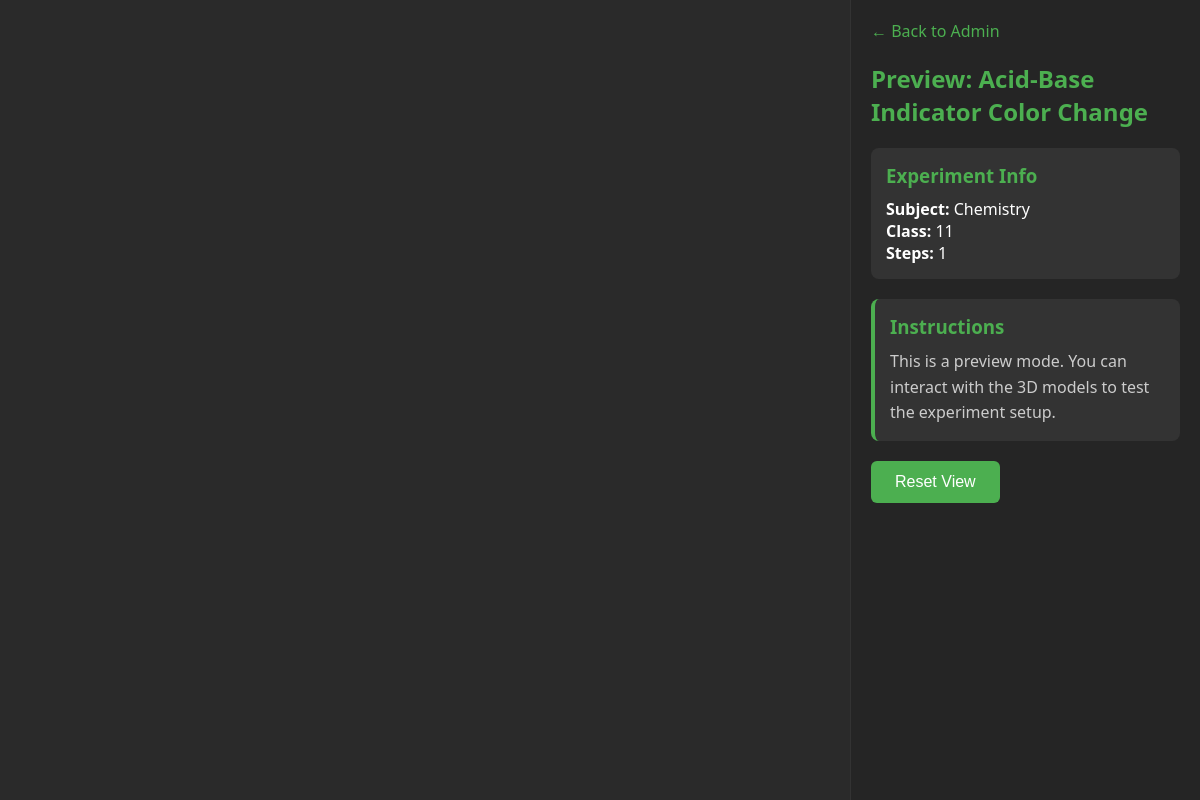
Screenshot of /admin/preview.php?id=exp_6982ba60d7448 with the database file from the repository.
### tables this page shows
CREATE TABLE experiments (
    id VARCHAR(50) PRIMARY KEY,
    title VARCHAR(255) NOT NULL,
    subject VARCHAR(50) NOT NULL,
    class VARCHAR(10) NOT NULL,
    config_json TEXT NOT NULL,
    created_at DATETIME DEFAULT CURRENT_TIMESTAMP,
    updated_at DATETIME DEFAULT CURRENT_TIMESTAMP
);

### admin/config/database.php (called while the page is built, shortened)
<?php
function getDBConnection() {
    try {
        if (DB_TYPE === 'sqlite') {
            $dbPath = DB_SQLITE_PATH;
            try {
                $db = new PDO('sqlite:' . $dbPath);
                $db->setAttribute(PDO::ATTR_ERRMODE, PDO::ERRMODE_EXCEPTION);
                return $db;
            } catch (PDOException $e) {
                throw new Exception("Failed to create SQLite database: " . $e->getMessage() . " (Path: " . $dbPath . ")");
            }
        }
    } catch (PDOException $e) {
        throw new Exception("Database connection failed: " . $e->getMessage());
    } catch (Exception $e) {
        throw $e;
    }
}

### admin/classes/Database.php (called while the page is built, shortened)
<?php
require_once __DIR__ . '/../config/database.php';
class Database {
    private $db;
    public function __construct() {
        $this->db = getDBConnection();
    }
    private function initTables() {
        try {
            $schemaFile = __DIR__ . '/../config/schema.sql';
            $sql = file_get_contents($schemaFile);
            if (DB_TYPE === 'sqlite') {
                $statements = explode(';', $sql);
                foreach ($statements as $statement) {
                    $statement = trim($statement);
                    if (!empty($statement) && !preg_match('/^\s*--/', $statement)) {
                        try {
                            $this->db->exec($statement);
                        } catch (PDOException $e) {
                            if (strpos($e->getMessage(), 'already exists') === false) {
                                error_log('Schema execution error: ' . $e->getMessage());
                            }
                        }
                    }
                }
            } else {
                try {
                    $this->db->exec($sql);
                } catch (PDOException $e) {
                    error_log('Schema execution error: ' . $e->getMessage());
                }
            }
        } catch (Exception $e) {
            error_log('initTables error: ' . $e->getMessage());
        }
    }
    public function getExperiment($id) {
        $stmt = $this->db->prepare("SELECT * FROM experiments WHERE id = ?");
        $stmt->execute([$id]);
        $exp = $stmt->fetch(PDO::FETCH_ASSOC);
        $config = json_decode($exp['config_json'], true);
        $exp['models'] = $config['models'] ?? [];
        $exp['initialState'] = $config['initialState'] ?? [];
        $exp['reactions'] = $config['reactions'] ?? [];
        $stepStmt = $this->db->prepare("
            SELECT * FROM experiment_steps
            WHERE experiment_id = ?
            ORDER BY step_order
        ");
        $stepStmt->execute([$id]);
        $steps = $stepStmt->fetchAll(PDO::FETCH_ASSOC);
        $exp['steps'] = $steps;
        $stateStmt = $this->db->prepare("
            SELECT * FROM experiment_initial_state
            WHERE experiment_id = ?
        ");
        $stateStmt->execute([$id]);
        $states = $stateStmt->fetchAll(PDO::FETCH_ASSOC);
        $configInitialState = $config['initialState'] ?? [];
        $initialState = [];
        foreach ($states as $state) {
            $objectName = $state['object_name'];
            $configState = null;
            foreach ($configInitialState as $cs) {
                if (isset($cs['objectName']) && $cs['objectName'] === $objectName) {
                    $configState = $cs;
                    break;
                }
            }
            $initialState[] = [
                'objectName' => $objectName,
                'volume' => $state['volume'],
                'temperature' => $state['temperature'],
                'contents' => !empty($state['contents_json']) ? json_decode($state['contents_json'], true) : [],
                'initialColor' => $configState['initialColor'] ?? null,
                'boilingColor' => $configState['boilingColor'] ?? null,
                'coolingColor' => $configState['coolingColor'] ?? null
            ];
        }
        $exp['initialState'] = $initialState;
        return $exp;
    }
}

### admin/preview.php (the view, shortened to what this page needs)
<?php
require_once __DIR__ . '/classes/Database.php';
$db = new Database();
$id = $_GET['id'] ?? null;
$exp = $db->getExperiment($id);
?>
<!DOCTYPE html>
<html lang="en">
<head>
</head>
<body>
    <div id="container">
        <div id="canvas-container"></div>
        <div id="sidebar">
            <a href="index.php" class="back-link">← Back to Admin</a>
            <h2>Preview: <?= htmlspecialchars($exp['title']) ?></h2>
            <div class="info-panel">
                <h3>Experiment Info</h3>
                <p><strong>Subject:</strong> <?= htmlspecialchars($exp['subject']) ?></p>
                <p><strong>Class:</strong> <?= htmlspecialchars($exp['class']) ?></p>
                <p><strong>Steps:</strong> <?= count($exp['steps'] ?? []) ?></p>
            </div>
            <div class="step-info" id="step-info">
                <h3>Instructions</h3>
                <p>This is a preview mode. You can interact with the 3D models to test the experiment setup.</p>
            </div>
            <div class="controls">
                <button id="reset-btn">Reset View</button>
            </div>
        </div>
    </div>
</body>
</html>

### admin/preview.php (style rules this page uses)
* { margin: 0; padding: 0; box-sizing: border-box; }
body { font-family: 'Segoe UI', Tahoma, Geneva, Verdana, sans-serif; background: #1a1a1a; color: #fff; overflow: hidden; }
#container { display: flex; height: 100vh; }
#canvas-container { flex: 1; position: relative; background: #2a2a2a; }
#sidebar { width: 350px; background: #252525; padding: 20px; overflow-y: auto; border-left: 1px solid #333; }
h2 { margin-bottom: 20px; color: #4CAF50; }
.step-info { background: #333; padding: 15px; border-radius: 8px; margin-bottom: 15px; border-left: 4px solid #4CAF50; }
.step-info h3 { margin-bottom: 10px; color: #4CAF50; }
.step-info p { color: #ccc; line-height: 1.6; }
.controls { margin-top: 20px; }
button { background: #4CAF50; color: white; border: none; padding: 12px 24px; border-radius: 6px; cursor: pointer; font-size: 16px; margin-right: 10px; margin-bottom: 10px; transition: background 0.3s; }
.info-panel { background: #333; padding: 15px; border-radius: 8px; margin-bottom: 20px; }
.info-panel h3 { margin-bottom: 10px; color: #4CAF50; }
.back-link { display: inline-block; margin-bottom: 20px; color: #4CAF50; text-decoration: none; }

### rows the page displays
experiments: title "Acid-Base Indicator Color Change", subject "Chemistry", class "11"

### other values shown
count($exp['steps'] ?? []) "1"
